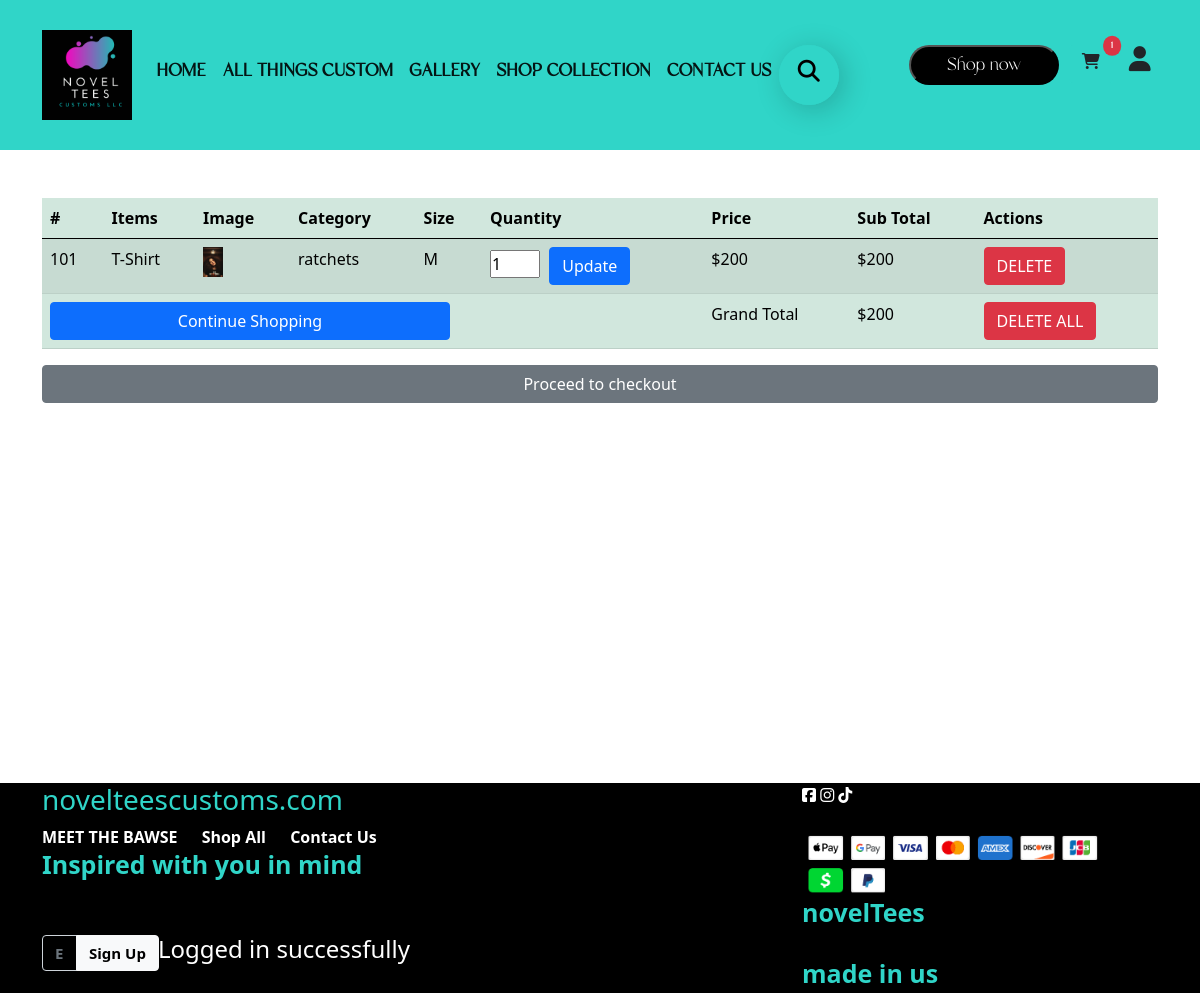
/cart.php (signed in), run on the app's committed database.
### tables this page shows
CREATE TABLE `cart` (
  `id` int(11) NOT NULL,
  `customer_id` int(11) NOT NULL,
  `p_id` int(100) NOT NULL,
  `items` varchar(100) NOT NULL,
  `image` varchar(255) NOT NULL,
  `quantity` int(255) NOT NULL,
  `price` int(255) NOT NULL,
  `type` varchar(100) NOT NULL,
  `size` varchar(100) NOT NULL
);

### cart.php (the view, shortened to what this page needs)
<?php
include 'header.php';
include 'navbar.php';
$user_id=  $_SESSION ['user_id'];
?>
<?php
$conn = mysqli_connect('localhost','root','','noveltees');
global $grand_total;
?>
<!DOCTYPE html>
<html lang="en">
<head>
    <link rel="stylesheet" href="style.css">
</head>
<body>
<div class="container mt-5">
  <div class="table-responsive">
    <table class="table table-success table-striped">
      <thead>
        <tr>
          <th scope="col">#</th>
          <th scope="col">Items</th>
          <th scope="col">Image</th>
          <th scope="col">Category</th>
          <th scope="col">Size</th>
          <th scope="col">Quantity</th>
          <th scope="col">Price</th>
          <th scope="col">Sub Total</th>
          <th scope="col">Actions</th>
        </tr>
      </thead>
      <tbody>
        <tr>
          <?php
            $sql ="SELECT * from cart where customer_id='$user_id'";
            $data = mysqli_query($conn, $sql);
            $check_result= mysqli_num_rows($data)> 0;
            if($check_result){
              while( $rows = mysqli_fetch_array( $data ) )
              {
          ?>
          <td><?php echo $rows ['id']?></td>
          <td><?php echo $rows ['items']?></td>
          <td><img style="width:20px;" src="Admin/novel-tees_admin/imeges/<?php echo $rows ['image']?>"></td>
          <td><?php echo $rows ['type']?></td>
          <td><?php echo $rows ['size']?></td>
          <td>
             <form action="config/code_cart.php" method="POST">
              <input style="width:50px;" type="number" name="uq" min="1" max="1000" value="<?php echo $rows ['quantity']?>" >
              <input  style="margin-left:5px;"class="btn btn-primary" type="submit" value="Update" name="update">
          </td>
          <td>$<?php echo $rows ['price']?></td>
          <td>$<?php echo $sub_total=($rows ['price']*$rows ['quantity']);
               ?>
          </td>
          <td>
              <input onclick ="return confirm('Are you sure you want to remove item from cart?')" type="submit" name="delete" value="DELETE"  class="btn btn-danger deletebtn" ></td>
        </tr>
           <?php (int)$grand_total  += (int)$sub_total;?>
          <?php
            }}else{
              ?>
              <div style="font-weight:bold;color:black;"class="alert alert-success" role="alert"><h4>"Cart is now empty" </h4></div>
            <?php
          }
          ?>
                 <tr >
                    <td colspan="6"><a  href="shop.php"> <button style="width:400px;" class="btn btn-primary">Continue Shopping</button> </a></td>
                    <td colspan="">Grand Total</td>
                    <td>$<?php echo number_format( $grand_total)?></td>
                    <form action="config/code_cart.php" method="POST">
                    <td><input onclick ="return confirm('Are you sure you want to remove all item from cart?')" type="submit" name="delete_all" value="DELETE ALL"  class="btn btn-danger " ></td>
                    </form>
                  </tr>
  </tbody>
</table>
        </div>
      <div class="d-grid">
      <a href="checkout.php?customer_id=<?php echo $user_id ?>"  type="button" class="btn btn-secondary <?= ($grand_total>1)?'':'disabled';?>">Proceed to checkout</a>
    </div>
    </div>
<div  style="margin-top:380px;">
<?php include 'footer.php' ?>
</body>
</html>

### navbar.php (style rules this page uses)
* { margin: 0; padding: 0; box-sizing: border-box; }

### data on the page
cart: id "101", items "T-Shirt", image (picture), type "ratchets", size "M", uq "1", price "200", $sub_total=($rows['price']*$rows['quantity']) "200"

### other printed values
$row_count "1"
$grand_total "200"
$_SESSION['status'] "Logged in successfully"
